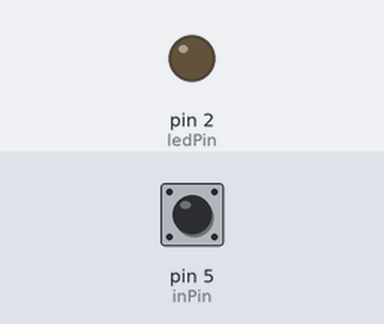
Bench run of a sketch on a simulated Arduino Uno, built with avr-gcc and run on an emulated ATmega328P. Parts: output pins drawn as LEDs (lit = HIGH). Dashed ring = blinking. The inputs (shaded band) are chosen by the test bench; at power-on: pin 5 (inPin) LOW.

Above: at 1.2 s.
1.3 s: pin 5 (inPin) pulsed HIGH 5 times (0.12 s each, 0.3 s apart)
At 1.57 s:
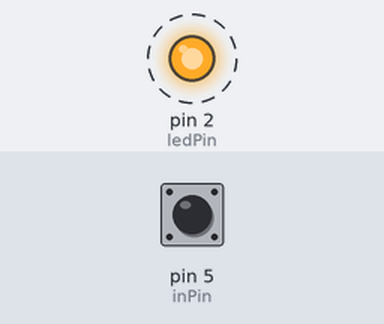
At 3.6 s:
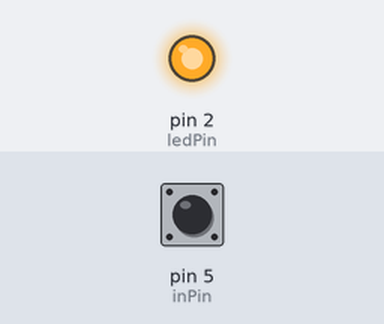
Timing chart, 0 to 5.1 s (numbered marks = the images above; inputs shaded):
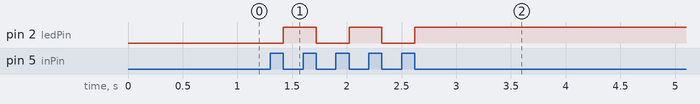

Measured:
- after the input at 1.3 s, pin 2 (ledPin): alternates HIGH for 0.30 s and LOW for 0.30 s, 5 changes in all, then stays HIGH, starting after 0.12 s

The sketch:

lat5.ino
```cpp
#define ledPin 2  // LED warna Merah
#define inPin 5   // PushButton warna Kuning

int onop = 1;
bool baca = LOW;

void setup() {

  pinMode(ledPin, OUTPUT);
  pinMode(inPin, INPUT);
  digitalWrite(ledPin, LOW);
}

void loop() {
  while (onop == 1) {
    baca = digitalRead(inPin);
    if (baca == HIGH) {
      while (baca == HIGH) {
        baca = digitalRead(inPin);
      }
      digitalWrite(ledPin, HIGH);
      onop = 2;
    }
  }

  while (onop == 2) {
    baca = digitalRead(inPin);
    if (baca == HIGH) {
      while (baca == HIGH) {
        baca = digitalRead(inPin);
      }
      digitalWrite(ledPin, LOW);
      onop = 1;
    }
  }
}
```
